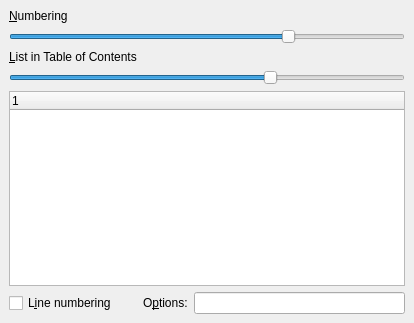
<?xml version="1.0" encoding="UTF-8"?>
<ui version="4.0">
 <class>NumberingUi</class>
 <widget class="QWidget" name="NumberingUi">
  <property name="geometry">
   <rect>
    <x>0</x>
    <y>0</y>
    <width>414</width>
    <height>323</height>
   </rect>
  </property>
  <property name="windowTitle">
   <string/>
  </property>
  <layout class="QGridLayout">
   <property name="leftMargin">
    <number>9</number>
   </property>
   <property name="topMargin">
    <number>9</number>
   </property>
   <property name="rightMargin">
    <number>9</number>
   </property>
   <property name="bottomMargin">
    <number>9</number>
   </property>
   <property name="spacing">
    <number>6</number>
   </property>
   <item row="6" column="0" rowspan="3">
    <layout class="QHBoxLayout" name="horizontalLayout_2">
     <item>
      <widget class="QCheckBox" name="linenoCB">
       <property name="toolTip">
        <string>Add line numbers to the side of the document</string>
       </property>
       <property name="text">
        <string>L&amp;ine numbering</string>
       </property>
      </widget>
     </item>
     <item>
      <spacer name="horizontalSpacer">
       <property name="orientation">
        <enum>Qt::Horizontal</enum>
       </property>
       <property name="sizeType">
        <enum>QSizePolicy::Fixed</enum>
       </property>
       <property name="sizeHint" stdset="0">
        <size>
         <width>20</width>
         <height>20</height>
        </size>
       </property>
      </spacer>
     </item>
     <item>
      <widget class="QLabel" name="linenoLA">
       <property name="text">
        <string>O&amp;ptions:</string>
       </property>
       <property name="buddy">
        <cstring>linenoLE</cstring>
       </property>
      </widget>
     </item>
     <item>
      <widget class="QLineEdit" name="linenoLE">
       <property name="toolTip">
        <string>Line numbering (lineno package) options (e.g. right, modulo, switch(*), pagewise). Please refer to the lineno package manual for details.</string>
       </property>
      </widget>
     </item>
    </layout>
   </item>
   <item row="2" column="0">
    <widget class="QLabel" name="TextLabel1">
     <property name="text">
      <string>&amp;List in Table of Contents</string>
     </property>
     <property name="buddy">
      <cstring>tocSL</cstring>
     </property>
    </widget>
   </item>
   <item row="3" column="0">
    <widget class="QSlider" name="tocSL">
     <property name="minimum">
      <number>-1</number>
     </property>
     <property name="maximum">
      <number>5</number>
     </property>
     <property name="value">
      <number>3</number>
     </property>
     <property name="orientation">
      <enum>Qt::Horizontal</enum>
     </property>
    </widget>
   </item>
   <item row="0" column="0">
    <widget class="QLabel" name="TextLabel1_2">
     <property name="text">
      <string>&amp;Numbering</string>
     </property>
     <property name="buddy">
      <cstring>depthSL</cstring>
     </property>
    </widget>
   </item>
   <item row="4" column="0">
    <widget class="QTreeWidget" name="tocTW">
     <property name="rootIsDecorated">
      <bool>false</bool>
     </property>
     <column>
      <property name="text">
       <string notr="true">1</string>
      </property>
     </column>
    </widget>
   </item>
   <item row="1" column="0">
    <widget class="QSlider" name="depthSL">
     <property name="minimum">
      <number>-2</number>
     </property>
     <property name="maximum">
      <number>5</number>
     </property>
     <property name="value">
      <number>3</number>
     </property>
     <property name="orientation">
      <enum>Qt::Horizontal</enum>
     </property>
    </widget>
   </item>
  </layout>
 </widget>
 <tabstops>
  <tabstop>depthSL</tabstop>
  <tabstop>tocSL</tabstop>
  <tabstop>tocTW</tabstop>
 </tabstops>
 <includes>
  <include location="local">qt_i18n.h</include>
 </includes>
 <resources/>
 <connections/>
</ui>
